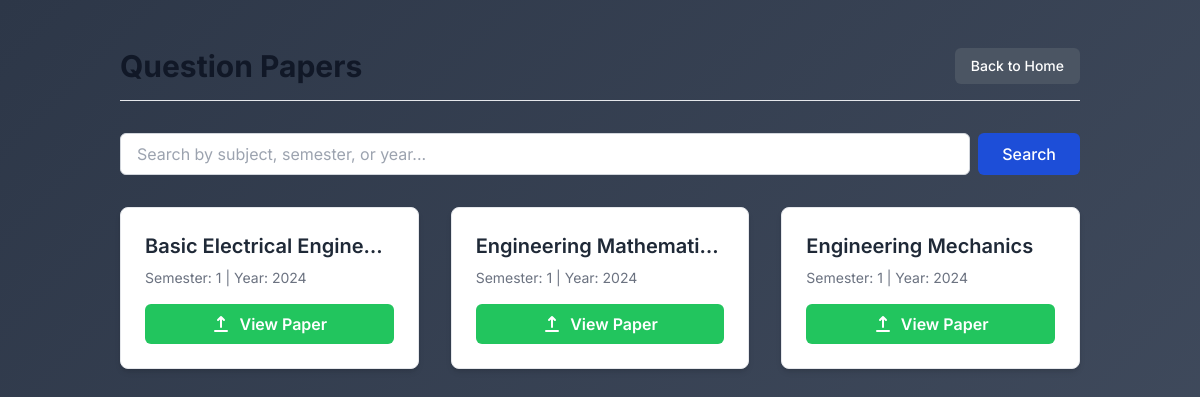
/papers, run on the app's committed database.
### tables this page shows
CREATE TABLE papers (
    id INTEGER PRIMARY KEY AUTOINCREMENT,
    semester TEXT,
    year INTEGER,
    subject TEXT,
    drive_link TEXT
);

### app.py (the view)
@app.route("/papers")
def papers():
    search_query = request.args.get("q", "")
    conn = sqlite3.connect("database.db")
    c = conn.cursor()
    if search_query:
        query_like = '%' + search_query + '%'
        c.execute("""
            SELECT * FROM papers
            WHERE subject LIKE ? OR semester LIKE ? OR year LIKE ?
            ORDER BY semester, year, subject
        """, (query_like, query_like, query_like))
    else:
        c.execute("SELECT * FROM papers ORDER BY semester, year, subject")
    all_papers = c.fetchall()
    conn.close()
    return render_template("papers.html", papers=all_papers, query=search_query)

### templates/papers.html (shortened to what this page needs)
{% extends "base.html" %}
{% block content %}
<body class="bg-gray-100 font-sans">
    <div class="container mx-auto px-4 sm:px-6 lg:px-8 py-12">
        <div class="flex flex-col sm:flex-row justify-between items-center mb-8 pb-4 border-b border-gray-200">
            <h1 class="text-3xl font-bold text-gray-900 mb-4 sm:mb-0">Question Papers</h1>
            <div class="flex items-center gap-4">
                <a href="/" class="px-4 py-2 text-sm font-medium bg-gray-600 text-white rounded-md hover:bg-gray-700 transition-colors">Back to Home</a>
            </div>
        </div>
        <div class="mb-8">
            <form method="GET" action="{{ url_for('papers') }}" class="flex gap-2">
                <input type="text" name="q" placeholder="Search by subject, semester, or year..." value="{{ query or '' }}" class="flex-grow px-4 py-2 border border-gray-300 rounded-md focus:ring-blue-500 focus:border-blue-500 text-gray-900">
                <button type="submit" class="px-6 py-2 font-medium bg-blue-700 text-white rounded-md hover:bg-blue-700 transition-colors">Search</button>
            </form>
        </div>
        {% if papers %}
            <div class="grid grid-cols-1 sm:grid-cols-2 lg:grid-cols-3 gap-8">
                {% for paper in papers %}
                    <div class="bg-white border border-gray-200 rounded-lg shadow-md overflow-hidden group transition-all duration-300 hover:shadow-xl hover:-translate-y-1">
                        <div class="p-6">
                            <h2 class="text-xl font-semibold text-gray-800 mb-2 truncate">{{ paper[3] }}</h2>
                            <p class="text-sm text-gray-500 mb-4">
                                Semester: {{ paper[1] }} | Year: {{ paper[2] }}
                            </p>
                            <a href="{{ paper[4] }}" target="_blank" class="w-full flex items-center justify-center gap-2 px-4 py-2 font-semibold bg-green-500 text-white rounded-md hover:bg-green-600 transition-colors">
                                <span>View Paper</span>
                            </a>
                        </div>
                    </div>
                {% endfor %}
            </div>
        {% endif %}
    </div>
</body>
{% endblock %}

### templates/base.html (style rules this page uses)
body { font-family: 'Inter', sans-serif; }
.gradient-bg { background: linear-gradient(-45deg, #1a202c, #2d3748, #4a5568, #2d3748); background-size: 400% 400%; animation: gradient 15s ease infinite; }

### data on the page
papers: subject "Basic Electrical Engine…", semester "1", year "2024"
papers: subject "Engineering Mathemati…", semester "1", year "2024"
papers: subject "Engineering Mechanics", semester "1", year "2024"
